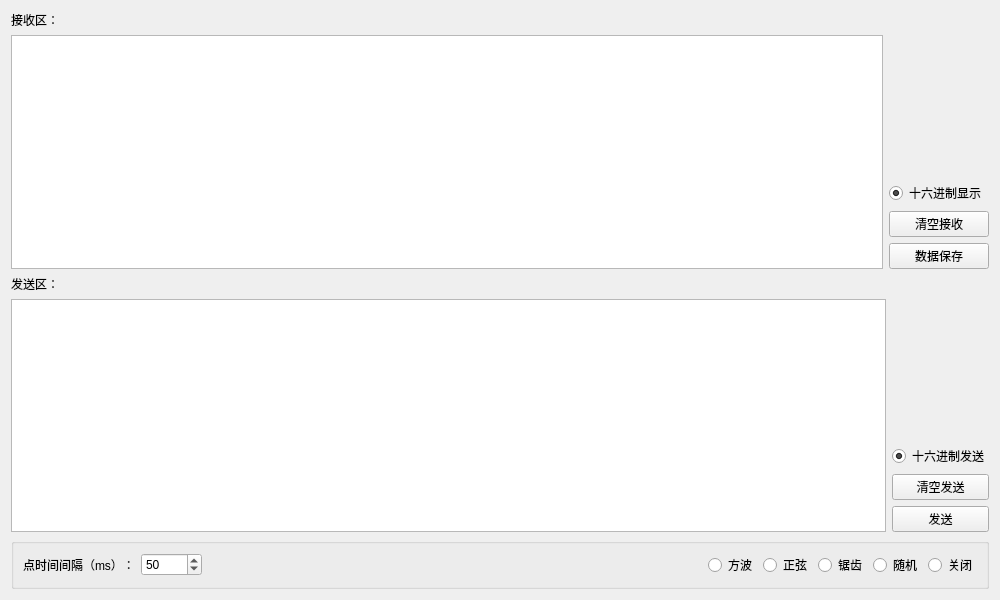
<?xml version="1.0" encoding="UTF-8"?>
<ui version="4.0">
 <class>RawData</class>
 <widget class="QWidget" name="RawData">
  <property name="geometry">
   <rect>
    <x>0</x>
    <y>0</y>
    <width>1000</width>
    <height>600</height>
   </rect>
  </property>
  <property name="windowTitle">
   <string>Form</string>
  </property>
  <layout class="QVBoxLayout" name="verticalLayout_5">
   <item>
    <layout class="QHBoxLayout" name="horizontalLayout">
     <item>
      <layout class="QVBoxLayout" name="verticalLayout_3">
       <item>
        <widget class="QLabel" name="label_2">
         <property name="font">
          <font>
           <pointsize>9</pointsize>
          </font>
         </property>
         <property name="text">
          <string>接收区：</string>
         </property>
        </widget>
       </item>
       <item>
        <widget class="QTextEdit" name="textEdit_recv"/>
       </item>
      </layout>
     </item>
     <item>
      <layout class="QVBoxLayout" name="verticalLayout">
       <item>
        <spacer name="verticalSpacer">
         <property name="orientation">
          <enum>Qt::Vertical</enum>
         </property>
         <property name="sizeHint" stdset="0">
          <size>
           <width>20</width>
           <height>40</height>
          </size>
         </property>
        </spacer>
       </item>
       <item>
        <widget class="QRadioButton" name="radioButton_number">
         <property name="text">
          <string>十六进制显示</string>
         </property>
         <property name="checked">
          <bool>true</bool>
         </property>
         <property name="autoExclusive">
          <bool>false</bool>
         </property>
        </widget>
       </item>
       <item>
        <widget class="QPushButton" name="pushButton_recv_clear">
         <property name="text">
          <string>清空接收</string>
         </property>
        </widget>
       </item>
       <item>
        <widget class="QPushButton" name="pushButton">
         <property name="minimumSize">
          <size>
           <width>100</width>
           <height>0</height>
          </size>
         </property>
         <property name="text">
          <string>数据保存</string>
         </property>
        </widget>
       </item>
      </layout>
     </item>
    </layout>
   </item>
   <item>
    <layout class="QHBoxLayout" name="horizontalLayout_2">
     <item>
      <layout class="QVBoxLayout" name="verticalLayout_4">
       <item>
        <widget class="QLabel" name="label_3">
         <property name="font">
          <font>
           <pointsize>9</pointsize>
          </font>
         </property>
         <property name="text">
          <string>发送区：</string>
         </property>
        </widget>
       </item>
       <item>
        <widget class="QTextEdit" name="textEdit_send"/>
       </item>
      </layout>
     </item>
     <item>
      <layout class="QVBoxLayout" name="verticalLayout_2">
       <item>
        <spacer name="verticalSpacer_2">
         <property name="orientation">
          <enum>Qt::Vertical</enum>
         </property>
         <property name="sizeHint" stdset="0">
          <size>
           <width>20</width>
           <height>40</height>
          </size>
         </property>
        </spacer>
       </item>
       <item>
        <widget class="QRadioButton" name="SendHexMode">
         <property name="text">
          <string>十六进制发送</string>
         </property>
         <property name="checked">
          <bool>true</bool>
         </property>
         <property name="autoExclusive">
          <bool>false</bool>
         </property>
        </widget>
       </item>
       <item>
        <widget class="QPushButton" name="pushButton_send_clear">
         <property name="text">
          <string>清空发送</string>
         </property>
        </widget>
       </item>
       <item>
        <widget class="QPushButton" name="UartSend">
         <property name="text">
          <string>发送</string>
         </property>
        </widget>
       </item>
      </layout>
     </item>
    </layout>
   </item>
   <item>
    <widget class="QGroupBox" name="groupBox_3">
     <property name="title">
      <string/>
     </property>
     <layout class="QHBoxLayout" name="horizontalLayout_3">
      <item>
       <widget class="QLabel" name="label">
        <property name="text">
         <string>点时间间隔（ms）：</string>
        </property>
       </widget>
      </item>
      <item>
       <widget class="QSpinBox" name="spinBox">
        <property name="minimum">
         <number>10</number>
        </property>
        <property name="maximum">
         <number>10000</number>
        </property>
        <property name="singleStep">
         <number>50</number>
        </property>
        <property name="value">
         <number>50</number>
        </property>
       </widget>
      </item>
      <item>
       <spacer name="horizontalSpacer">
        <property name="orientation">
         <enum>Qt::Horizontal</enum>
        </property>
        <property name="sizeHint" stdset="0">
         <size>
          <width>40</width>
          <height>20</height>
         </size>
        </property>
       </spacer>
      </item>
      <item>
       <widget class="QRadioButton" name="Pulse">
        <property name="text">
         <string>方波</string>
        </property>
       </widget>
      </item>
      <item>
       <widget class="QRadioButton" name="Sine">
        <property name="text">
         <string>正弦</string>
        </property>
       </widget>
      </item>
      <item>
       <widget class="QRadioButton" name="Sawtooth">
        <property name="text">
         <string>锯齿</string>
        </property>
       </widget>
      </item>
      <item>
       <widget class="QRadioButton" name="Random">
        <property name="text">
         <string>随机</string>
        </property>
       </widget>
      </item>
      <item>
       <widget class="QRadioButton" name="Close">
        <property name="text">
         <string>关闭</string>
        </property>
       </widget>
      </item>
     </layout>
    </widget>
   </item>
  </layout>
 </widget>
 <resources/>
 <connections/>
</ui>
